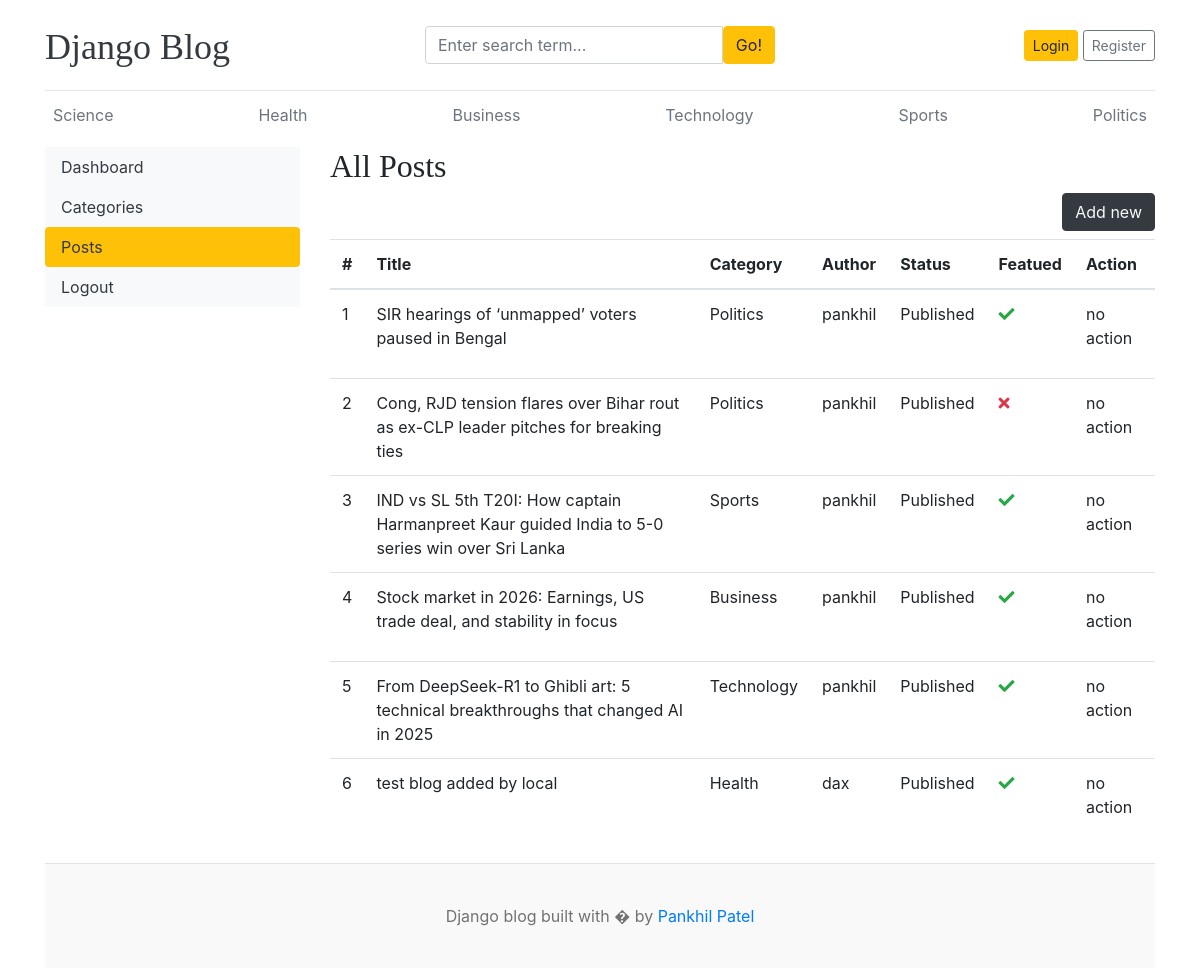
The app's page /dashboard/posts/ with its own data.
### blogs/models.py (models this page shows, shortened)
class Category(models.Model):
    category_name = models.CharField(max_length=50,unique=True)
    created_at = models.DateTimeField(auto_now_add=True)
    updated_at = models.DateTimeField(auto_now=True)
    class Meta:
        verbose_name_plural = 'categories'
    def __str__(self):
        return self.category_name

class Blog(models.Model):
    title = models.CharField(max_length=100)
    slug = models.SlugField(max_length=150, unique=True,blank=True)
    category = models.ForeignKey(Category, on_delete=models.CASCADE)
    author = models.ForeignKey(User, on_delete=models.CASCADE)
    featured_image = models.ImageField(upload_to='uploads/%Y/%m/%d')
    short_description = models.TextField(max_length=500)
    blog_body = models.TextField(max_length=2000)
    status = models.CharField(max_length=20,choices=STATUS_CHOICES, default="Draft")
    is_featured = models.BooleanField(default=False)
    created_at = models.DateTimeField(auto_now_add=True)
    updated_at = models.DateTimeField(auto_now=True)

### dashboards/views.py (the view)
# urls.py: path('posts/',views.posts,name='posts'),
def posts(req):
    posts = Blog.objects.all()
    context = {
        'posts':posts
    }
    return render(req,'dashboard/posts.html',context)

### blogs/context_processors.py (called while the page is built)
def get_categories(req):
    categories = Category.objects.all()
    return dict(categories=categories)

def get_social_links(req):
    social_link = SocialLink.objects.all()
    return dict(social_link=social_link)

### templates/dashboard/posts.html
{% extends 'base.html' %}
{% block content %}
<div class="row">
    {% include 'dashboard/sidebar.html' %}
    <div class="col-md-9">
        <h2>All Posts</h2>
        <a href="{% url 'add_post' %}" class="btn btn-dark text-light float-right mb-2">Add new</a>
        <table class="table table-hover">
            <thead>
                <tr>
                    <th>#</th>
                    <th>Title</th>
                    <th>Category</th>
                    <th>Author</th>
                    <th>Status</th>
                    <th>Featued</th>
                    <th>Action</th>
                </tr>
            </thead>
            <tbody>
                {% for post in posts %}
                <tr>
                    <td>{{ forloop.counter }}</td>
                    <td>{{ post.title }}</td>
                    <td>{{ post.category }}</td>
                    <td>{{ post.author }}</td>
                    <td>{{ post.status }}</td>
                    <td>{% if post.is_featured %}<i class="fas fa-check text-success"></i>{% else %}<i
                            class="fas fa-times text-danger"></i>{% endif %}</td>
                    <td>
                        {% if user.is_staff or post.author == user %}
                        <a href="{% url 'edit_post' post.id %}"><i class="fas fa-edit text-success"></i></a>
                        &nbsp;
                        <a href="{% url 'delete_post' post.id %}"><i class="fas fa-trash text-danger"></i></a>
                        {% else %}
                        <p>no action</p>
                        {% endif %}
                    </td>
                </tr>
                {% endfor %}
            </tbody>
        </table>
    </div>
</div>
{% endblock %}

### templates/base.html (shortened to what this page needs)
{% load static %}
<!DOCTYPE html>
<html lang="en">
<head>
    <link href="https://getbootstrap.com/docs/4.0/dist/css/bootstrap.min.css" rel="stylesheet">
    <link href="{% static 'css/blog.css' %}" rel="stylesheet">
    <link rel="stylesheet" href="https://cdnjs.cloudflare.com/ajax/libs/font-awesome/5.15.2/css/all.min.css" />
</head>
<body>
    <div class="container">
        <header class="blog-header py-3">
            <div class="row flex-nowrap justify-content-between align-items-center">
                <div class="col-4 pt-1">
                    <a class="blog-header-logo text-dark" href="/">Django Blog</a>
                </div>
                <div class="col-4">
                    <form action="{% url 'search' %}" method="get">
                        <div class="input-group">
                            <input class="form-control" value="{{ keyword }}" type="text"
                                placeholder="Enter search term..." aria-label="Enter search term..." name="keyword"
                                aria-describedby="button-search" />
                            <button class="btn btn-warning" id="button-search" type="submit">Go!</button>
                        </div>
                    </form>
                </div>
                <div class="col-4 d-flex justify-content-end align-items-center">
                    {% if not user.is_authenticated %}
                    <a class="btn btn-sm btn-warning" href="{% url 'login' %}">Login</a> &nbsp;
                    <a class="btn btn-sm btn-outline-secondary" href="{% url 'register' %}">Register</a>
                    {% else %}
                    <span><a href="{% url 'dashboard' %}">Dashboard</a></span>
                    &emsp;
                    <span><a href="{% url 'logout' %}">Logout</a></span>
                    {% endif %}
                </div>
            </div>
        </header>
        <div class="nav-scroller py-1 mb-2">
            <nav class="nav d-flex justify-content-between">
                {% for cat in categories %}
                <a class="p-2 text-muted" href="{% url 'posts_by_category' cat.id %}">{{cat.category_name}}</a>
                {% endfor %}
            </nav>
        </div>
        {% block content %}
        {% endblock %}
        <footer class="blog-footer">
            <p>Django blog built with � by <a href="#">Pankhil Patel</a></p>
        </footer>
    </div>
</body>
</html>

### blog_main/static/css/blog.css (style rules this page uses)
.blog-header { border-bottom: 1px solid #e5e5e5; }
.blog-header-logo { font-family: "Playfair Display", Georgia, "Times New Roman", serif ; font-size: 2.25rem; }
h1, h2, h3, h4, h5, h6 { font-family: "Playfair Display", Georgia, "Times New Roman", serif ; }
.blog-footer { padding: 2.5rem 0; color: #727272; text-align: center; background-color: #f9f9f9; border-top: .05rem solid #e5e5e5; }
.blog-footer p:last-child { margin-bottom: 0; }

### records on screen
Category: category_name "Science"
Category: category_name "Health"
Category: category_name "Business"
Category: category_name "Technology"
Category: category_name "Sports"
Category: category_name "Politics"
Blog: title "SIR hearings of ‘unmapped’ voters paused in Bengal", category "Politics", author "pankhil", status "Published", is_featured True (drawn), shows "no action"
Blog: title "Cong, RJD tension flares over Bihar rout as ex-CLP leader pitches for breaking ties", category "Politics", author "pankhil", status "Published", is_featured False (drawn), shows "no action"
Blog: title "IND vs SL 5th T20I: How captain Harmanpreet Kaur guided India to 5-0 series win over Sri Lanka", category "Sports", author "pankhil", status "Published", is_featured True (drawn), shows "no action"
Blog: title "Stock market in 2026: Earnings, US trade deal, and stability in focus", category "Business", author "pankhil", status "Published", is_featured True (drawn), shows "no action"
Blog: title "From DeepSeek-R1 to Ghibli art: 5 technical breakthroughs that changed AI in 2025", category "Technology", author "pankhil", status "Published", is_featured True (drawn), shows "no action"
Blog: title "test blog added by local", category "Health", author "dax", status "Published", is_featured True (drawn), shows "no action"
